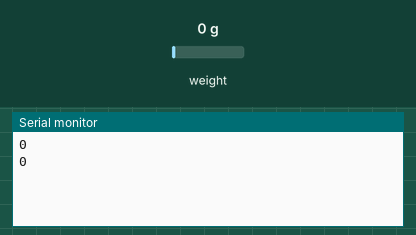
Simulated run of this sketch. Board: Arduino Uno, built with avr-gcc and run on an emulated ATmega328P. Shown: the last lines printed to the serial monitor. Inputs (shaded band) come from the test bench; at power-on: weight on the scale 0 g.

Above: at 2.0 s.
2.1 s: weight on the scale set to 100 g
At 2.7 s:
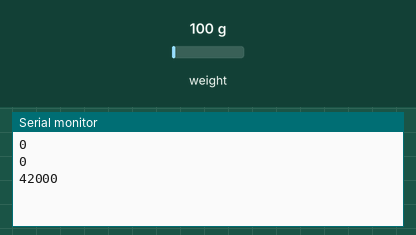
3.6 s: weight on the scale set to 1250 g
At 5.4 s:
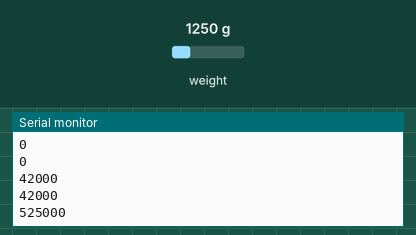
Timing chart, 0 to 6.9 s (numbered marks = the images above; inputs shaded):
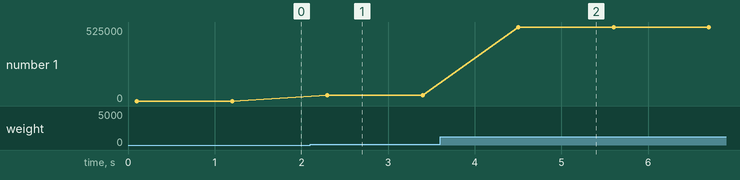

Measured:
- after the input at 2.1 s, the serial monitor: prints a new line after 0.20 s (image 1)
- after the input at 3.6 s, the serial monitor: prints a new line after 0.90 s (image 2)
- plotted number 1: 0 → 42000 after the input at 2.1 s, 42000 → 525000 after the input at 3.6 s

The sketch:

HX711_rawoutput.ino
```cpp
#include "HX711.h"

// HX711 circuit wiring
const int LOADCELL_DOUT_PIN = 4;
const int LOADCELL_SCK_PIN = 5;


HX711 scale;

void setup() {
  Serial.begin(9600);
  scale.begin(LOADCELL_DOUT_PIN, LOADCELL_SCK_PIN);
}

void loop() {

  if (scale.wait_ready_retry(10)) {
    long reading = scale.read();
   /* Serial.print("HX711 reading: ");*/
    Serial.println(reading);
  } else {
    Serial.println("HX711 not found.");
  }

  delay(1000);

}
```
